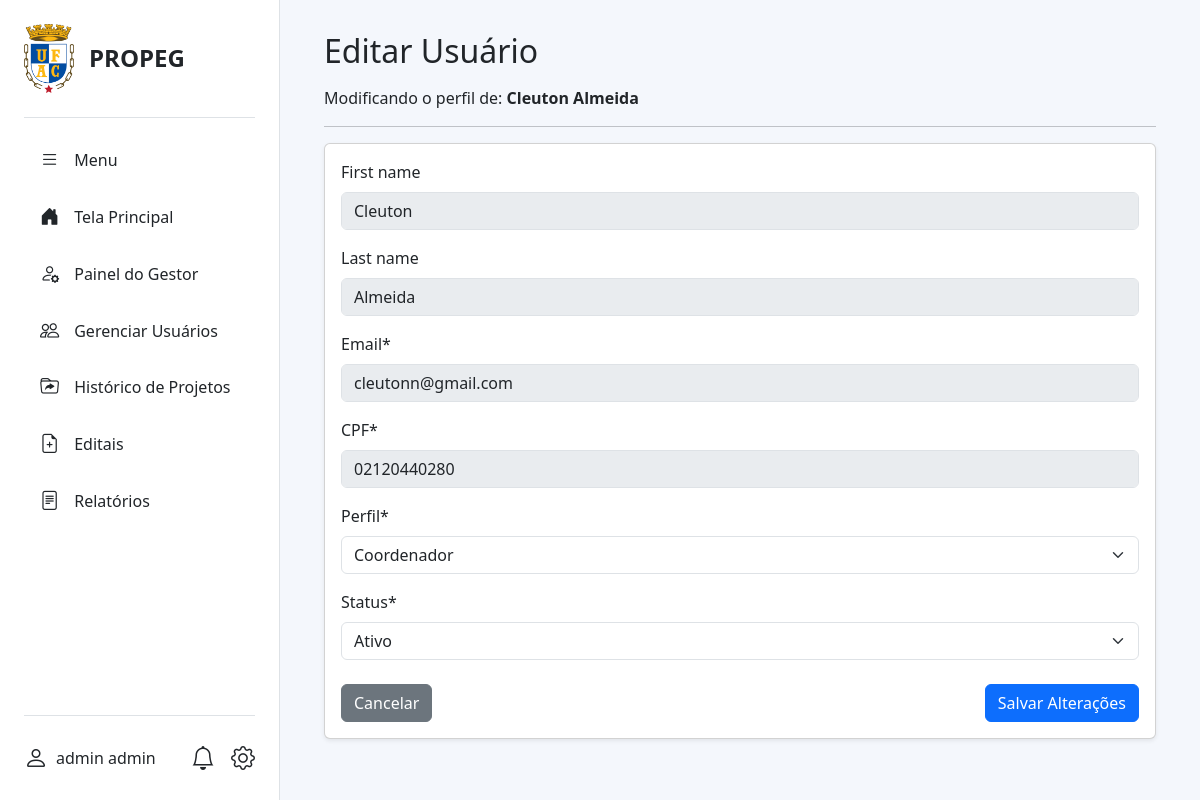
The page /projetos/gestor/usuarios/11/editar/ (signed in) on the database its author committed.
### projetos_institucionais/models.py (models this page shows, shortened)
class Usuario(AbstractUser):
    PERFIL_CHOICES = (
        ('coordenador', 'Coordenador'),
        ('aluno', 'Aluno'),
        ('gestor', 'Gestor'),
    )
    STATUS_CHOICES = (
        ('pendente', 'Pendente'),
        ('ativo', 'Ativo'),
        ('inativo', 'Inativo'),
    )
    status = models.CharField(
        max_length=20,
        choices=STATUS_CHOICES,
        default='pendente',
        verbose_name='Status',
    )
    USERNAME_FIELD = 'cpf'
    REQUIRED_FIELDS = ['username', 'first_name', 'last_name', 'email']
    cpf = models.CharField(max_length=14, unique=True, verbose_name="CPF")
    email = models.EmailField(unique=True)
    telefone = models.CharField(max_length=20, blank=True, null=True)
    perfil = models.CharField(max_length=20, choices=PERFIL_CHOICES)
    regime_trabalho = models.CharField(max_length=3, blank=True, null=True, verbose_name="Regime de Trabalho")
    is_active = models.BooleanField(default=False, verbose_name="Ativo", help_text="Marque esta opção para ativar a conta do usuário.")
    curso = models.ForeignKey(
        'CursoGraduacao',
        on_delete=models.SET_NULL,
        null=True,
        blank=True,
        verbose_name="Curso de Graduação",
    )
    endereco = models.OneToOneField(
        'Endereco',
        on_delete=models.SET_NULL,
        null=True,
        blank=True
    )
    titulacao = models.ForeignKey(
        'Titulacao',
        on_delete=models.SET_NULL,
        null=True,
        blank=True,
        verbose_name="Titulação"
    )
    centro_lotacao = models.ForeignKey(
        'CentroLotacao',
        on_delete=models.SET_NULL,
        null=True,
        blank=True,
        verbose_name="Centro de Lotação"
    )
    objects = UsuarioManager()

### projetos_institucionais/views.py (the view)
# urls.py: path('gestor/usuarios/<int:pk>/editar/', views.usuario_editar, name='usuario_editar'),
@gestor_required
def usuario_editar(request, pk):
    usuario_selecionado = get_object_or_404(Usuario, pk=pk)
    status_antigo = usuario_selecionado.status
    if request.method == 'POST':
        form = UsuarioEditForm(request.POST, instance=usuario_selecionado)
        if form.is_valid():
            user = form.save(commit=False)
            if user.status == 'ativo':
                user.is_active = True
            else:
                user.is_active = False
            user.save()
            status_novo = user.status
            if status_novo != status_antigo:
                subject = 'Sua conta na Plataforma PROPEG foi ativada!'
                message = (
                    f'Olá, {user.first_name}!\n\n'
                    f'Sua conta em nossa plataforma foi ativada por um gestor. '
                    f'Você já pode acessar o sistema com seu CPF e senha.\n\n'
                    f'Atenciosamente, \nEquipe PROPEG'
                )
                enviar_email_e_notificacao(subject, message, user)
                messages.success(request, f'Usuário "{user.get_full_name()}" ativado e notificado por email.')
            elif status_novo == 'inativo' and status_antigo == 'ativo':
                subject = 'Aviso: Sua conta na Plataforma PROPEG foi inativada'
                message = (
                    f'Olá, {user.first_name}.\n\n'
                    f'Sua conta em nossa plataforma foi inativada por um gestor. '
                    f'Se você acredita que isso foi um engano, por favor, entre em contato com a administração.\n\n'
                    f'Atenciosamente,\nEquipe PROPEG'
                )
                send_mail(
                    subject,
                    message,
                    settings.DEFAULT_FROM_EMAIL,
                    [user.email],
                )
                messages.warning(request, f'Usuário "{user.get_full_name()}" inativado e notificado por email.')
            else:
                messages.success(request, 'Usuário atualizado com sucesso!')
            return redirect('gerenciar_usuarios')
    else:
        form = UsuarioEditForm(instance=usuario_selecionado)
    contexto = {
        'form': form,
        'usuario_selecionado': usuario_selecionado,
    }
    return render(request, 'projetos_institucionais/usuario_form.html', contexto)

### login/forms.py
class UsuarioEditForm(forms.ModelForm):
    class Meta:
        model = Usuario
        fields = [
            'first_name', 'last_name', 'email', 'cpf', 'perfil', 'status'
        ]
    def __init__(self, *args, **kwargs):
        super().__init__(*args, **kwargs)
        self.fields['first_name'].disabled = True
        self.fields['last_name'].disabled = True
        self.fields['cpf'].disabled = True
        self.fields['email'].disabled = True

### projetos_institucionais/context_processors.py (called while the page is built)
def unread_notifications_context(request):
    if request.user.is_authenticated:
        unread_count = Notificacao.objects.filter(destinatario=request.user, lida=False).count()
        return {'unread_notifications_count': unread_count}
    return {}

### templates/projetos_institucionais/usuario_form.html (shortened to what this page needs)
{% extends "base2.html" %}
{% load crispy_forms_tags %}
{% block content %}
<div class="container-fluid">
    <h2 class="mb-3">Editar Usuário</h2>
    <p>Modificando o perfil de: <strong>{{ usuario_selecionado.get_full_name }}</strong></p>
    <hr>
    <div class="card shadow-sm">
        <div class="card-body">
            <form method="post">
                {{ form|crispy }}
                <div class="mt-4">
                    <a href="{% url 'gerenciar_usuarios' %}" class="btn btn-secondary">Cancelar</a>
                    <button type="submit" class="btn btn-primary float-end">Salvar Alterações</button>
                </div>
            </form>
        </div>
    </div>
</div>
{% endblock %}

### templates/base2.html (shortened to what this page needs)
{% load static %}
<!DOCTYPE html>
<html lang="pt-BR">
<head>
    <link href="https://cdn.jsdelivr.net/npm/bootstrap@5.3.3/dist/css/bootstrap.min.css" rel="stylesheet">
    <link href="https://cdn.jsdelivr.net/npm/bootstrap-icons@1.11.3/font/bootstrap-icons.css" rel="stylesheet">
    <link href="https://cdnjs.cloudflare.com/ajax/libs/font-awesome/6.5.2/css/all.min.css" rel="stylesheet">
    <link href="{% static 'css/style.css' %}" rel="stylesheet">
</head>
<body>
    <div class="d-flex">
        <div id="sidebar" class="d-flex flex-column">
            <div class="sidebar-header">
                <img src="{% static 'imagens/logo_ufac.png' %}" alt="Logo UFAC" width="50">
                <span class="fs-4 fw-bold">PROPEG</span>
            </div>
            <ul class="nav flex-column my-3">
                <li class="nav-item">
                    <a href="#" class="nav-link text-dark" id="toggle-btn">
                        <i class="bi bi-list"></i>
                        <span>Menu</span>
                    </a>
                </li>
                {% with request.resolver_match.url_name as url_name %}
                <li class="nav-item">
                    <a href="{% url 'tela_principal' %}"
                        class="nav-link {% if url_name == 'tela_principal' %}active{% else %}text-dark{% endif %}">
                        <i class="bi bi-house-door-fill"></i>
                        <span>Tela Principal</span>
                    </a>
                </li>
                {% if user.is_authenticated and user.perfil == 'gestor' %}
                <li class="nav-item">
                    <a href="{% url 'gestor_dashboard' %}"
                        class="nav-link {% if request.resolver_match.url_name == 'gestor_dashboard' %}active{% else %}text-dark{% endif %}">
                        <i class="bi bi-person-gear"></i>
                        <span>Painel do Gestor</span>
                    </a>
                </li>
                <li class="nav-item">
                    <a href="{% url 'gerenciar_usuarios' %}" class="nav-link {% if request.resolver_match.url_name == 'gerenciar_usuarios' %}active{% else %}text-dark{% endif %}">
                        <i class="bi bi-people"></i>
                        <span>Gerenciar Usuários</span>
                    </a>
                </li>
                <li class="nav-item">
                    <a href="{% url 'historico_projetos' %}" class="nav-link {% if request.resolver_match.url_name == 'historico_projetos' %}active{% else %}text-dark{% endif %}">
                        <i class="bi bi-folder-symlink"></i>
                        <span>Histórico de Projetos</span>
                    </a>
                </li>
                <li class="nav-item">
                    <a href="{% url 'gestor_listar_editais' %}" class="nav-link {% if request.resolver_match.url_name == 'gestor_listar_editais' %}active{% else %}text-dark{% endif %}">
                        <i class="bi bi-file-earmark-plus"></i>
                        <span>Editais</span>
                    </a>
                </li>
                <li class="nav-item">
                    <a href="{% url 'gestor_relatorios' %}" class="nav-link {% if request.resolver_match.url_name == 'gestor_relatorios' %}active{% else %}text-dark{% endif %}">
                        <i class="bi bi-file-text"></i>
                        <span>Relatórios</span>
                    </a>
                </li>
                {% endif %}
                {% endwith %}
            </ul>
            <div class="sidebar-footer mt-auto">
                {% if user.is_authenticated %}
                <a href="{% url 'perfil' %}" class="d-flex align-items-center text-dark text-decoration-none">
                    <i class="bi bi-person fs-4"></i>
                    <span class="ms-2">
                        {% if user.get_full_name %}
                        {{ user.get_full_name }}
                        {% elif user.first_name %}
                        {{ user.first_name }}
                        {% else %}
                        {{ user.cpf }}
                        {% endif %}
                    </span>
                </a>
                {% endif %}
                <div class="d-flex align-items-center">
                    <a href="{% url 'lista_notificacoes' %}" class="text-dark position-relative me-3">
                        <i class="bi bi-bell fs-4"></i>
                    </a>
                    {% if user.is_authenticated %}
                    <div class="dropdown dropup">
                        <a href="#" class="text-dark text-decoration-none" data-bs-toggle="dropdown"
                            aria-expanded="false">
                            <i class="bi bi-gear fs-4"></i>
                        </a>
                    </div>
                    {% endif %}
                </div>
            </div>
        </div>
        <main id="main-content">
            {% block content %}
            {% endblock %}
        </main>
    </div>
</body>
</html>

### static/css/style.css (style rules this page uses)
html, body { height: 100%; margin: 0; font-family: 'Segoe UI', Tahoma, Geneva, Verdana, sans-serif; }
.d-flex { height: 100%; }
#sidebar { width: 280px; background-color: #ffffff; padding: 1.5rem; border-right: 1px solid #dee2e6; transition: width 0.3s; transition: width 0.3s ease-in-out; }
.sidebar-header { display: flex; align-items: center; gap: 15px; padding-bottom: 1.5rem; border-bottom: 1px solid #dee2e6; }
.sidebar-footer { display: flex; justify-content: space-between; align-items: center; padding-top: 1.5rem; border-top: 1px solid #dee2e6; }
#main-content { flex-grow: 1; background-color: #f4f7fc; padding: 2rem; overflow-y: auto; }

### rows shown on the page
Usuario: get_full_name "admin admin"
Usuario: get_full_name "Cleuton Almeida", first_name "Cleuton", last_name "Almeida", email "cleutonn@gmail.com", cpf "02120440280", perfil "Coordenador", status "Ativo"
